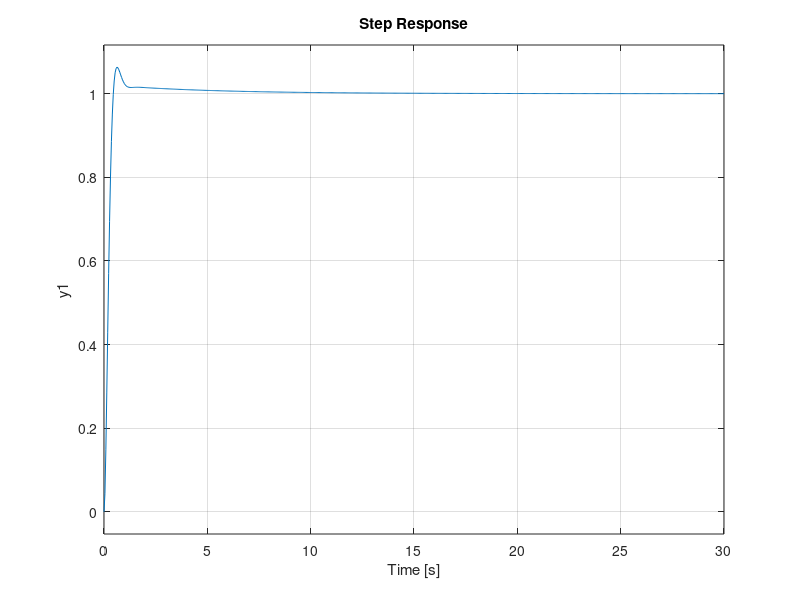
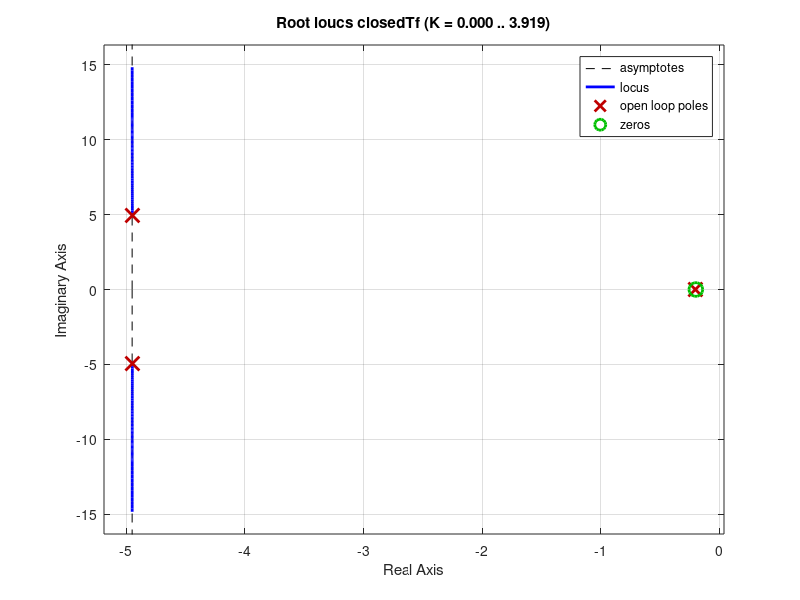

The MATLAB source for these figures, in order: (Note: this script raises an error after producing the figures.)
clear; clc

% plant transfer function
%GP = tf(25, [1, 10.1, 1])
GP = zpk([], [-0.1 -10], 25)

%% LINEAR CONTROLLER

% controlSystemDesigner(GP)
% With Control System Toolbox, interactively we found the configuration of
% the PI "k*(s+c)/s" controler to satisfy our design requirements:
% 1) Rise time < 0.6 seconds
% 2) Overshoot < 8%

% The configuration is saved to "dcControllerTuning.mat"
% Uncomment the following line to launch the toolbox with the configuration:
% controlSystemDesigner("dcControllerTuning.mat")

c = 0.2;
k = 2;

% controller transfer function
%GC = tf([k * 1, k * c], [1, 0])
GC = zpk(-c, 0, k)

% closed loop transfer function
closedTf = feedback(GP * GC, 1)

% plots
figure; step(closedTf)
figure; rlocus(closedTf)

%% FUZZY CONTROLLER

% Design fuzzy controller
fis = mamfis('AndMethod', "min", 'ImplicationMethod', "min", 'AggregationMethod', "max", 'DefuzzificationMethod', "centroid");

numInputMfs = 7;
fis = addInput(fis, [-1 1], 'Name', "e", 'NumMFs', numInputMfs, 'MFType', "trimf");
fis = addInput(fis, [-1 1], 'Name', "De", 'NumMFs', numInputMfs, 'MFType', "trimf");
inputMfNames = ["NL", "NM", "NS", "ZR", "PS", "PM", "PL"];

% I/O fuzzy variables and membership functions
middleNode = -1;
leftNode   = middleNode-0.5;
rightNode  = middleNode+0.5;
for index = 1:numel(inputMfNames)
    fis.Input(1).MembershipFunctions(index).Name = inputMfNames(index);
    fis.Input(1).MembershipFunctions(index).Parameters = [leftNode middleNode rightNode];
    fis.Input(2).MembershipFunctions(index).Name = inputMfNames(index);
    fis.Input(2).MembershipFunctions(index).Parameters = [leftNode middleNode rightNode];

    middleNode = middleNode + 1/3;
    leftNode   = middleNode-0.5;
    rightNode  = middleNode+0.5;
end

fis = addOutput(fis, [-1 1], 'Name', "Du", 'NumMFs', 9, 'MFType', "trimf");
outputMfNames = ["NV" inputMfNames "PV"];
zeroIdxOutputMf = 5;

middleNode = -1;
leftNode   = middleNode-3/8;
rightNode  = middleNode+3/8;
for index = 1:numel(outputMfNames)
    fis.Output(1).MembershipFunctions(index).Name = outputMfNames(index);
    fis.Output(1).MembershipFunctions(index).Parameters = [leftNode middleNode rightNode];

    middleNode = middleNode + 1/4;
    leftNode   = middleNode-3/8;
    rightNode  = middleNode+3/8;
end

figure
subplot(311); plotmf(fis, 'input', 1); title("Input e")
subplot(312); plotmf(fis, 'input', 2); title("Input De")
subplot(313); plotmf(fis, 'output', 1); title("Output Du")
sgtitle("Membership functions I/O")

% Rule base
rowDim = 7;
colDim = 7;
rules = strings(rowDim, colDim);

% iterate over array diagonally and fill the matrix based on Mc Vicar and Wheelan template
numDiagonals = 7;

for idxDiag = 1:numDiagonals
    rowIdx = idxDiag;

    for j = 1:numDiagonals - idxDiag+1

        if idxDiag == 1
            rules(rowIdx,j) = sprintf("De==%s & e==%s => Du=%s", inputMfNames(numInputMfs - rowIdx + 1), inputMfNames(j),"ZR");
            %rules(rowIdx,j) = sprintf("%s,%s,%s", inputMfNames(numInputMfs - rowIdx + 1), inputMfNames(j),"ZR");
        elseif idxDiag <= zeroIdxOutputMf-1
            rules(rowIdx, j) = sprintf("De==%s & e==%s => Du=%s", inputMfNames(numInputMfs - rowIdx + 1), inputMfNames(j), outputMfNames(zeroIdxOutputMf - idxDiag + 1));
            %rules(rowIdx, j) = sprintf("%s,%s,%s", inputMfNames(numInputMfs - rowIdx + 1), inputMfNames(j), outputMfNames(zeroIdxOutputMf - idxDiag + 1));
            rules(j, rowIdx) = sprintf("De==%s & e==%s => Du=%s", inputMfNames(numInputMfs - j + 1), inputMfNames(rowIdx), outputMfNames(zeroIdxOutputMf + idxDiag - 1));
            %rules(j, rowIdx) = sprintf("%s,%s,%s", inputMfNames(numInputMfs - j + 1), inputMfNames(rowIdx), outputMfNames(zeroIdxOutputMf + idxDiag - 1));
        else
            rules(rowIdx, j) = sprintf("De==%s & e==%s => Du=%s", inputMfNames(numInputMfs - rowIdx + 1), inputMfNames(j), "NV");
            %rules(rowIdx, j) = sprintf("%s,%s,%s", inputMfNames(numInputMfs - rowIdx + 1), inputMfNames(j), "NV");

            rules(j, rowIdx) = sprintf("De==%s & e==%s => Du=%s", inputMfNames(numInputMfs - j + 1), inputMfNames(rowIdx), "PV");
            %rules(j, rowIdx) = sprintf("%s,%s,%s", inputMfNames(numInputMfs - j + 1), inputMfNames(rowIdx), "PV");
        end

        rowIdx = rowIdx + 1;
    end

end

fis = addRule(fis,rules(:));
writeFIS(fis,"flc")

% Uncomment these lines for GUI representation of fis object
% plotfis(fis)
% fuzzy(fis)

%% Simulink closed loop unity negative feedback system
